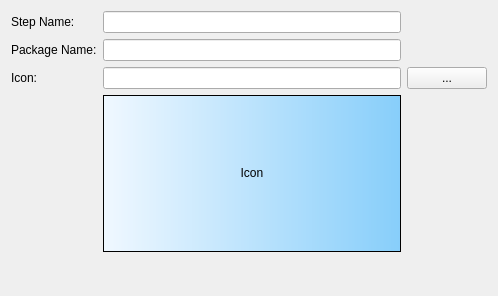
<?xml version="1.0" encoding="UTF-8"?>
<ui version="4.0">
 <class>Name</class>
 <widget class="QWidget" name="Name">
  <property name="geometry">
   <rect>
    <x>0</x>
    <y>0</y>
    <width>498</width>
    <height>296</height>
   </rect>
  </property>
  <property name="windowTitle">
   <string>Form</string>
  </property>
  <layout class="QGridLayout" name="gridLayout">
   <item row="0" column="0">
    <widget class="QLabel" name="nameLabel">
     <property name="text">
      <string>Step Name:</string>
     </property>
     <property name="buddy">
      <cstring>iconLineEdit</cstring>
     </property>
    </widget>
   </item>
   <item row="0" column="1">
    <widget class="QLineEdit" name="nameLineEdit">
     <property name="enabled">
      <bool>true</bool>
     </property>
     <property name="toolTip">
      <string extracomment="choose an image to be used for the step icon"/>
     </property>
    </widget>
   </item>
   <item row="2" column="0">
    <widget class="QLabel" name="iconLabel">
     <property name="text">
      <string>Icon:</string>
     </property>
     <property name="buddy">
      <cstring>nameLineEdit</cstring>
     </property>
    </widget>
   </item>
   <item row="2" column="1">
    <widget class="QLineEdit" name="iconLineEdit"/>
   </item>
   <item row="5" column="1">
    <spacer name="verticalSpacer">
     <property name="orientation">
      <enum>Qt::Vertical</enum>
     </property>
     <property name="sizeHint" stdset="0">
      <size>
       <width>20</width>
       <height>40</height>
      </size>
     </property>
    </spacer>
   </item>
   <item row="1" column="1">
    <widget class="QLineEdit" name="packageNameLineEdit"/>
   </item>
   <item row="2" column="2">
    <widget class="QPushButton" name="iconButton">
     <property name="text">
      <string>...</string>
     </property>
    </widget>
   </item>
   <item row="1" column="0">
    <widget class="QLabel" name="packageNameLabel">
     <property name="text">
      <string>Package Name:</string>
     </property>
    </widget>
   </item>
   <item row="3" column="1">
    <widget class="QFrame" name="frame">
     <property name="minimumSize">
      <size>
       <width>0</width>
       <height>72</height>
      </size>
     </property>
     <property name="autoFillBackground">
      <bool>false</bool>
     </property>
     <property name="styleSheet">
      <string notr="true">QFrame {background-color: qlineargradient(spread:pad, x1:0, y1:0, x2:1, y2:0, stop:0 aliceblue, stop:1 lightskyblue);}
QLabel {background-color: transparent}</string>
     </property>
     <property name="frameShape">
      <enum>QFrame::StyledPanel</enum>
     </property>
     <property name="frameShadow">
      <enum>QFrame::Raised</enum>
     </property>
     <layout class="QGridLayout" name="gridLayout_2">
      <item row="1" column="0">
       <widget class="QLabel" name="iconPictureLabel">
        <property name="sizePolicy">
         <sizepolicy hsizetype="Fixed" vsizetype="Fixed">
          <horstretch>0</horstretch>
          <verstretch>0</verstretch>
         </sizepolicy>
        </property>
        <property name="minimumSize">
         <size>
          <width>64</width>
          <height>64</height>
         </size>
        </property>
        <property name="maximumSize">
         <size>
          <width>64</width>
          <height>64</height>
         </size>
        </property>
        <property name="text">
         <string>Icon</string>
        </property>
        <property name="alignment">
         <set>Qt::AlignCenter</set>
        </property>
       </widget>
      </item>
      <item row="2" column="0">
       <spacer name="verticalSpacer_2">
        <property name="orientation">
         <enum>Qt::Vertical</enum>
        </property>
        <property name="sizeHint" stdset="0">
         <size>
          <width>20</width>
          <height>40</height>
         </size>
        </property>
       </spacer>
      </item>
      <item row="0" column="0">
       <spacer name="verticalSpacer_3">
        <property name="orientation">
         <enum>Qt::Vertical</enum>
        </property>
        <property name="sizeHint" stdset="0">
         <size>
          <width>20</width>
          <height>40</height>
         </size>
        </property>
       </spacer>
      </item>
     </layout>
    </widget>
   </item>
  </layout>
 </widget>
 <resources/>
 <connections/>
</ui>
